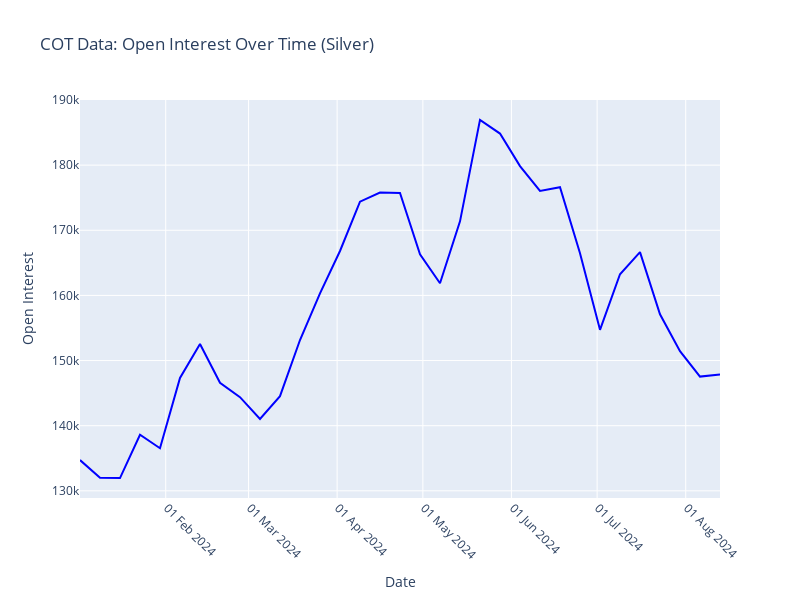

The code cell stored with this chart in its notebook:
### Markdown cell above
## Open Interest (COT) CFTC

### Code cell
import pandas as pd
import plotly.graph_objects as go
import numpy as np
from scipy import signal

# Assuming df is your DataFrame with the COT data
# If not, you'll need to load your data here

# Create the main figure
fig = go.Figure()

# Add trace for Open Interest
fig.add_trace(go.Scatter(
    x=filtered_silver_df.index, 
    y=filtered_silver_df['Open_Interest_All'], 
    mode='lines',
    name='Open Interest',
    line=dict(width=2, color='blue')
))

# Update layout
fig.update_layout(
    title='COT Data: Open Interest Over Time (Silver)',
    yaxis_title='Open Interest',
    xaxis_title='Date',
    height=600,
    width=800,
    hovermode='x unified'
)

# Improve date labeling for better readability
fig.update_xaxes(
    tickformat="%d %b %Y",
    tickangle=45,
    dtick="M1",
    ticklabelmode="period"
)

# Show the plot
fig.show()

# Calculate and print metrics
print("\nMetrics for Open Interest:")
data = filtered_silver_df['Open_Interest_All']

print(f"Volatility (Standard Deviation): {data.std():.2f}")
print(f"Average: {data.mean():.2f}")
print(f"Median: {data.median():.2f}")
print(f"Minimum: {data.min():.2f}")
print(f"Maximum: {data.max():.2f}")

# Calculate typical range
typical_low = np.percentile(data, 25)
typical_high = np.percentile(data, 75)
print(f"Typical Range: {typical_low:.2f} to {typical_high:.2f}")

# Identify trends
def identify_trend(series):
    # Calculate the overall trend
    trend = np.polyfit(range(len(series)), series, 1)[0]
    if trend > 0:
        return "Upward"
    elif trend < 0:
        return "Downward"
    else:
        return "Stable"

trend = identify_trend(data)
print(f"\nOverall trend: {trend}")

# Identify significant points
def find_peaks(series, prominence=1000):
    peaks, _ = signal.find_peaks(series, prominence=prominence)
    troughs, _ = signal.find_peaks(-series, prominence=prominence)
    return peaks, troughs

peaks, troughs = find_peaks(data)

print("\nSignificant points:")
for peak in peaks:
    print(f"Peak on {df.index[peak]}: {data.iloc[peak]:.2f}")
for trough in troughs:
    print(f"Trough on {df.index[trough]}: {data.iloc[trough]:.2f}")

# Identify sudden changes
pct_change = data.pct_change()
sudden_changes = pct_change[abs(pct_change) > 0.05]  # 5% threshold
if not sudden_changes.empty:
    print("\nSudden changes (>5% day-to-day):")
    for date, change in sudden_changes.items():
        print(f"{date}: {change*100:.2f}% change")
else:
    print("\nNo sudden changes above 5% threshold detected.")

### Figure 1 — Plotly figure (JSON) as saved in the notebook; plotly's stock layout.template omitted (floating-point values rounded to 4 significant figures)
{"data": [{"line": {"color": "blue", "width": 2}, "mode": "lines", "name": "Open Interest", "type": "scatter", "x": ["2024-08-13T00:00:00", "2024-08-06T00:00:00", "2024-07-30T00:00:00", "2024-07-23T00:00:00", "2024-07-16T00:00:00", "2024-07-09T00:00:00", "2024-07-02T00:00:00", "2024-06-25T00:00:00", "2024-06-18T00:00:00", "2024-06-11T00:00:00", "2024-06-04T00:00:00", "2024-05-28T00:00:00", "2024-05-21T00:00:00", "2024-05-14T00:00:00", "2024-05-07T00:00:00", "2024-04-30T00:00:00", "2024-04-23T00:00:00", "2024-04-16T00:00:00", "2024-04-09T00:00:00", "2024-04-02T00:00:00", "2024-03-26T00:00:00", "2024-03-19T00:00:00", "2024-03-12T00:00:00", "2024-03-05T00:00:00", "2024-02-27T00:00:00", "2024-02-20T00:00:00", "2024-02-13T00:00:00", "2024-02-06T00:00:00", "2024-01-30T00:00:00", "2024-01-23T00:00:00", "2024-01-16T00:00:00", "2024-01-09T00:00:00", "2024-01-02T00:00:00"], "y": [147859, 147537, 151437, 157106, 166641, 163245, 154724, 166470, 176605, 176036, 179854, 184846, 186945, 171371, 161868, 166315, 175740, 175784, 174397, 166823, 160327, 153154, 144534, 141026, 144382, 146584, 152544, 147333, 136544, 138617, 131956, 131992, 134725]}], "layout": {"height": 600, "hovermode": "x unified", "title": {"text": "COT Data: Open Interest Over Time (Silver)"}, "width": 800, "xaxis": {"autorange": true, "dtick": "M1", "range": ["2024-01-02", "2024-08-13"], "tickangle": 45, "tickformat": "%d %b %Y", "ticklabelmode": "period", "title": {"text": "Date"}, "type": "date"}, "yaxis": {"autorange": true, "range": [128900.0, 190000.0], "title": {"text": "Open Interest"}, "type": "linear"}}}
